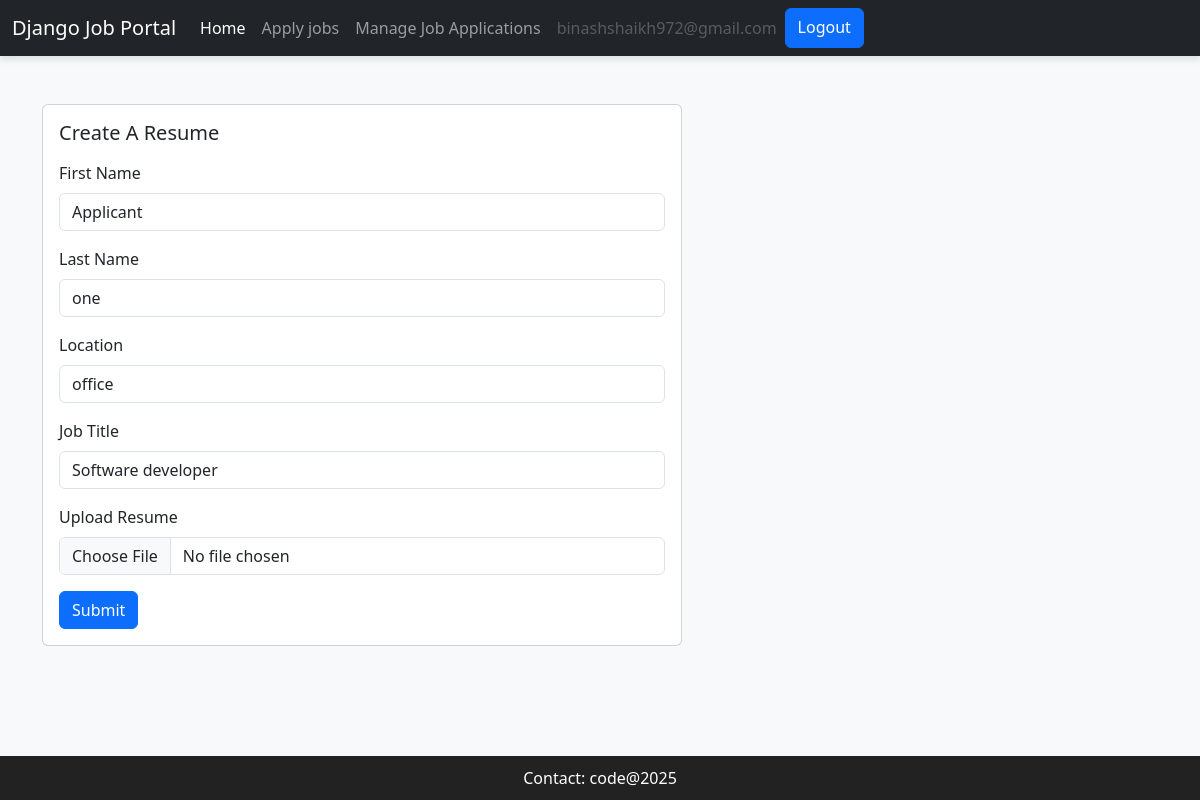
/resume/update-resume/ (signed in), run on the app's committed database.
### users/models.py (models this page shows)
class User(AbstractUser):
    email = models.EmailField(unique=True)
    is_recruiter = models.BooleanField(default=False)
    is_applicant = models.BooleanField(default=False)
    has_resume =  models.BooleanField(default=False)
    has_company = models.BooleanField(default=False)
    USERNAME_FIELD = "email"
    REQUIRED_FIELDS = []

### resume/models.py (models this page shows, shortened)
class Resume(models.Model):
    user = models.OneToOneField(User, on_delete=models.CASCADE)
    first_name = models.CharField(max_length=100, null=True, blank=True)
    surname = models.CharField(max_length=100, null=True, blank=True)
    location = models.CharField(max_length=100, null=True, blank=True)
    job_title = models.CharField(max_length=100, null=True, blank=True)
    upload_resume = models.FileField(upload_to='resume', null=True, blank=True)

### resume/views.py (the view)
# urls.py: path('update-resume/', views.update_resume, name= 'update-resume'),
def update_resume(request):
    if request.user.is_applicant:
        resume, created = Resume.objects.get_or_create(user=request.user)  # Ensures a Resume object exists
        if request.method == 'POST':
            form = UpdateResumeForm(request.POST, request.FILES,instance=resume)
            if form.is_valid():
                var = form.save(commit=False)
                user = User.objects.get(pk=request.user.id)
                user.has_resume = True
                user.save()
                var.save()
                messages.info(request, 'Your resume info has been updated.')
                return redirect('dashboard')
            else:
                messages.warning(request, 'Something went wrong')  # Fixed missing request parameter
        else:
            form = UpdateResumeForm(instance=resume)
        context = {'form': form}
        return render(request, 'resume/update_resume.html', context)
    else:
        messages.warning(request, 'Permission Denied')
        return redirect('dashboard')

### resume/form.py
class UpdateResumeForm(forms.ModelForm):
    class Meta:
        model = Resume
        exclude = ('user',)

### templates/resume/update_resume.html (shortened to what this page needs)
{% extends 'base.html' %}
{% load widget_tweaks %}
{% block content %}
<div class="row">
    <div class="col-md-6">
        <div class="card mx-auto" style="width: 40rem;">
            <div class="card-body">
                <h5 class="card-title mb-3">Create A Resume</h5>
                <form method="POST" enctype="multipart/form-data">
                    <div class="mb-3">
                        <label for="exampleInputEmail1" class="form-label">First Name</label>
                        {% render_field form.first_name class="form-control" %}
                    </div>
                    <div class="mb-3">
                        <label for="exampleInputEmail1" class="form-label">Last Name</label>
                        {% render_field form.surname class="form-control" %}
                    </div>
                    <div class="mb-3">
                        <label for="exampleInputEmail1" class="form-label">Location</label>
                        {% render_field form.location class="form-control" %}
                    </div>
                    <div class="mb-3">
                        <label for="exampleInputEmail1" class="form-label">Job Title</label>
                        {% render_field form.job_title class="form-control" %}
                    </div>
                    <div class="mb-3">
                        <label for="exampleInputEmail1" class="form-label">Upload Resume</label>
                        {% render_field form.upload_resume class="form-control" %}
                    </div>
                    <button type="submit" class="btn btn-primary">Submit</button>
                </form>
            </div>
        </div>
    </div>
</div>
{% endblock content %}

### templates/base.html (shortened to what this page needs)
<!DOCTYPE html>
<html lang="en">
<head>
    <link href="https://cdn.jsdelivr.net/npm/bootstrap@5.3.0/dist/css/bootstrap.min.css" rel="stylesheet">
</head>
<body>
    <nav class="navbar navbar-expand-lg navbar-dark bg-dark">
        <div class="container-fluid">
            <a class="navbar-brand" href="{% url 'dashboard' %}">Django Job Portal</a>
            <div class="collapse navbar-collapse" id="navbarNav">
                {% if request.user.is_authenticated %}
                {% if request.user.is_applicant %}
                <ul class="navbar-nav">
                    <li class="nav-item">
                        <a class="nav-link active" href="{% url 'home' %}">Home</a>
                    </li>
                    {% if request.user.has_resume %}
                    <li class="nav-item">
                        <a class="nav-link" href="{% url 'job-listing' %}">Apply jobs</a>
                    </li>
                    <li class="nav-item">
                        <a class="nav-link" href="{% url 'applied-jobs' %}">Manage Job Applications</a>
                    </li>
                    {% else %}
                    <li class="nav-item">
                        <a class="nav-link" href="{% url 'update-resume' %}">Create Resume</a>
                    </li>
                </ul>
                {% endif %}
                <li class="nav-item">
                    <a href="#" class="nav-link disabled" tabindex="1" aria-disabled="true">{{request.user.email}}</a>
                </li>
                <a href="{% url 'logout' %}" class="btn btn-primary">Logout</a>
                {% endif %}
                {% endif %}
            </div>
        </div>
    </nav>
    <div class="container mt-5">
        {% block content %}
        {% endblock content %}
    </div>
    <br><br>
    <footer
        style="text-align: center; padding: 10px; background: rgb(34, 34, 34); color: white; position: fixed; bottom: 0; width: 100%;">
        Contact: <a href="#"
            style="color: white; text-decoration: none;">code@2025</a>
    </footer>
</body>
</html>

### templates/base.html (style rules this page uses)
body { background-color: #f8f9fa; }
.navbar { box-shadow: 0px 4px 6px rgba(0, 0, 0, 0.1); }

### data on the page
User: user.email "binashshaikh972@gmail.com"
Resume: first_name "Applicant", surname "one", location "office", job_title "Software developer"
